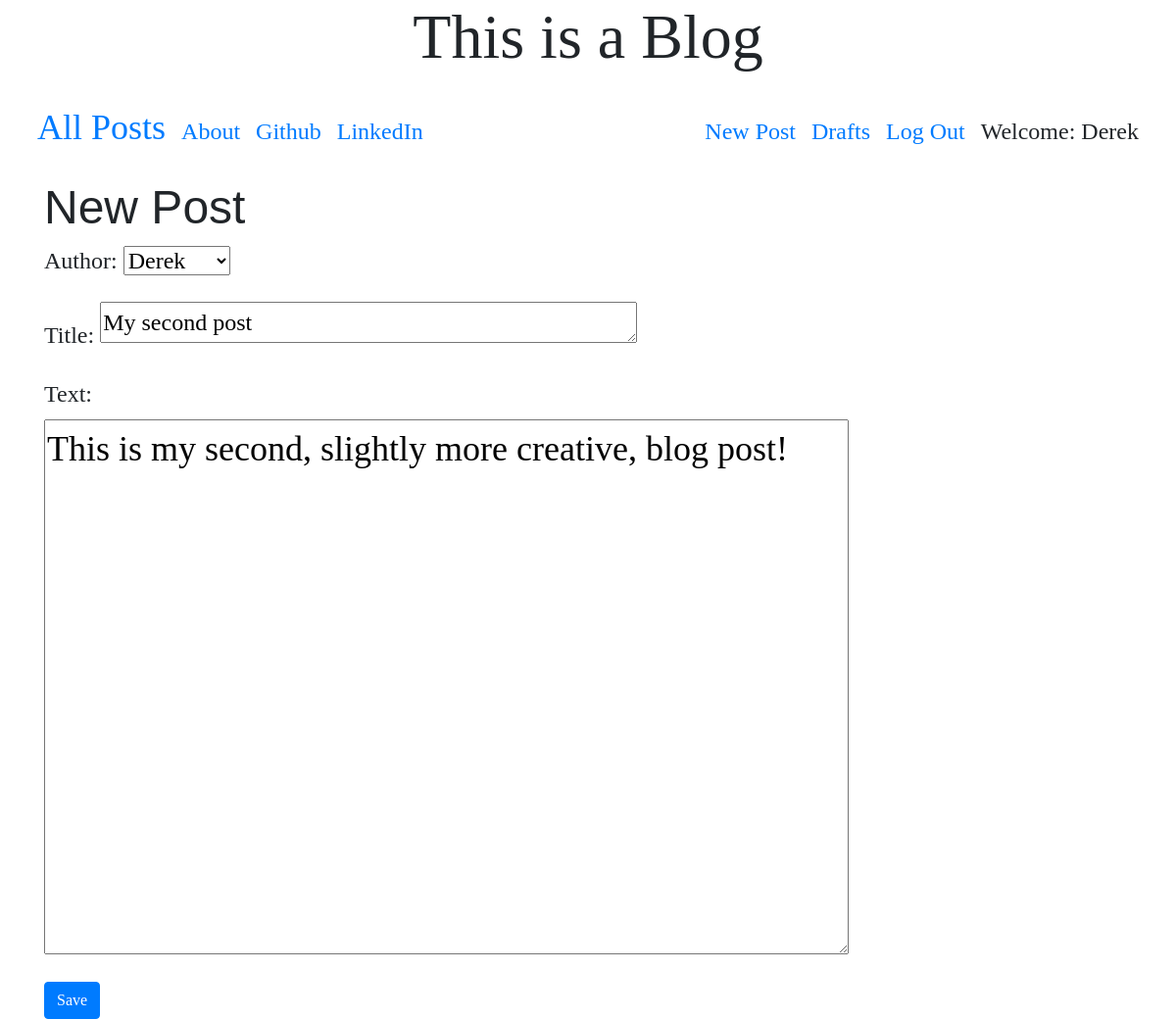
The page /post/7/edit/ (signed in) on the database its author committed.
### blog/models.py (models this page shows, shortened)
class Post(models.Model):
    author = models.ForeignKey('auth.User', on_delete=models.CASCADE)
    title = models.CharField(max_length=200)
    text = models.TextField()
    create_date = models.DateTimeField(default=timezone.now)
    published_date = models.DateTimeField(blank=True,null=True)

### blog/views.py (the view)
# urls.py: path('post/<int:pk>/edit/',views.PostUpdateView.as_view(),name='post_edit'),
class PostUpdateView(LoginRequiredMixin,UpdateView):
    login_url = '/login/'
    redirect_field_name = 'blog/post_detail.html'
    form_class = PostForm
    model = Post

### blog/forms.py
class PostForm(ModelForm):
    class Meta():
        model = Post
        fields = ('author', 'title', 'text')
        widgets = {
            'title':Textarea(attrs={'class':'textinputclass', 'cols':40, 'rows':1}),
            'text':Textarea(attrs={'class':'editable medium-editor-textarea postcontent'}),
        }

### blog/templates/blog/post_form.html (shortened to what this page needs)
{% extends "blog/base.html" %}
{% block content %}
  <h1 class="newpostfont">New Post</h1>
  <form class="postcontent" method="POST">
    {{form.as_p}}
    <button type="submit" class='btn btn-primary'>Save</button>
  </form>
{% endblock %}

### blog/templates/blog/base.html (shortened to what this page needs)
<!DOCTYPE html>
{% load static %}
<html lang="en" dir="ltr">
  <head>
    <link rel="stylesheet" href="https://stackpath.bootstrapcdn.com/bootstrap/4.4.1/css/bootstrap.min.css">
    <link href="https://stackpath.bootstrapcdn.com/font-awesome/4.7.0/css/font-awesome.min.css" rel="stylesheet">
    <link rel="stylesheet" href="//cdn.jsdelivr.net/npm/medium-editor@latest/dist/css/medium-editor.min.css" type="text/css" media="screen" charset="utf-8">
    <link rel="stylesheet" href="{% static 'css/blog.css' %}">
  </head>
  <body>
    <div class="container">
      <h1 class="techfont main-header">This is a Blog</h1>
    </div>
    <nav class="navbar navbar-expand techfont custom-navbar">
      <div class="container d-flex align-items-baseline">
        <ul class="nav navbar-nav d-flex align-items-baseline">
          <li><a class='nav-link bigbrand' href="{% url 'post_list' %}">All Posts</a></li>
          <li><a class="nav-link" href="{% url 'about_test' %}">About</a></li>
          <li><a class="nav-link" href="https://www.github.com">Github</a></li>
          <li><a class="nav-link" href="https://www.linkedin.com">LinkedIn</a></li>
        </ul>
        <ul class="nav navbar-nav navbar-right d-flex align-items-baseline">
        {% if user.is_authenticated %}
          <li><a class="nav-link" href="{% url 'post_new' %}">New Post</a></li>
          <li><a class="nav-link" href="{% url 'post_draft_list' %}">Drafts</a></li>
          <li><a class="nav-link" href="{% url 'logout' %}">Log Out</a></li>
          <li><a class="nav-link" >Welcome: {{user.username}}</a></li>
        {% else %}
          <li><a class="nav navbar-right" href="{% url 'login' %}"><span class='fa fa-user'></span>
          </a></li>
        {% endif %}
        </ul>
      </div>
    </nav>
    <div class="content container">
      <div class="row">
        <div class="col-md-8">
          <div class="blog_posts">
            {% block content %}
            {% endblock %}
          </div>
        </div>
      </div>
    </div>
  </body>
</html>

### blog/static/css/blog.css (style rules this page uses)
.techfont { font-family: 'Playfair Display', serif; font-size: 1.5em; margin-bottom: 10px; }
.newpostfont { font-family: 'Playfair Display', sans-serif; font-size: 3em; }
.main-header { font-size: 4em; text-align: center; }
.postcontent { font-family: 'Playfair Display', serif; font-size: 1.5em; }
.bigbrand { font-size: 1.5em; }

### rows shown on the page
Post: author "Derek", title "My second post", text "This is my second, slightly more creative, blog post!"

### other values the page prints
{{ user.username }} "Derek"
